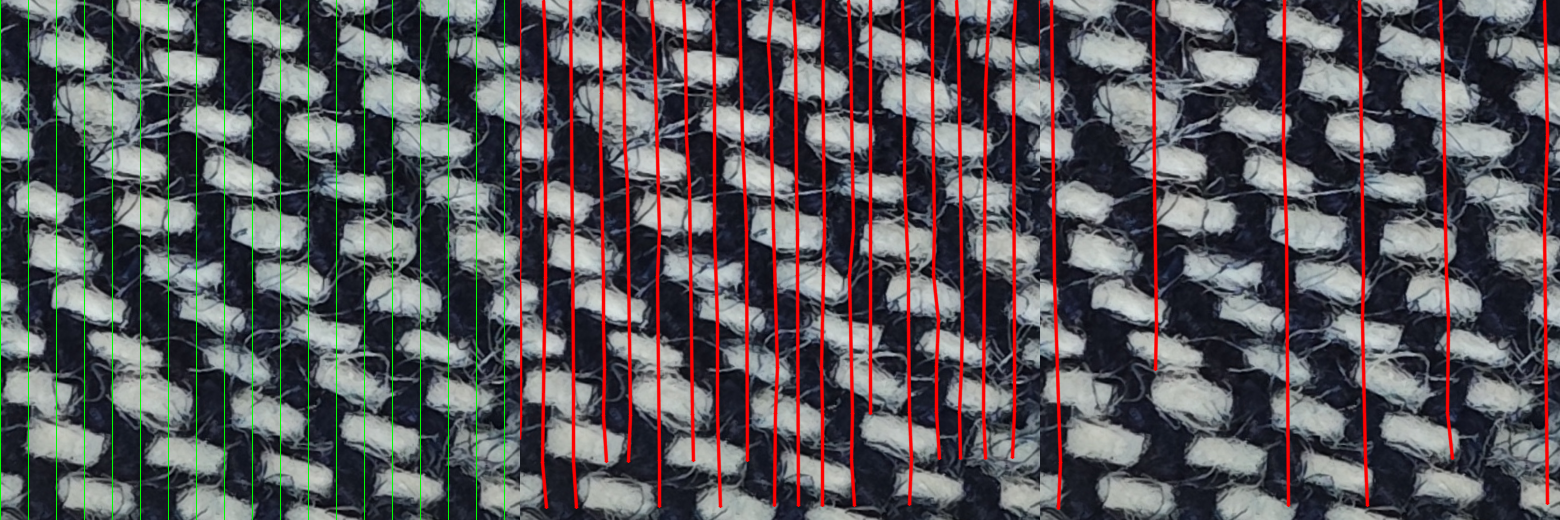

Python code for this plot:
"""补丁后可视化：33 条 warp 中心线 vs 28px 真实周期。"""
import os, json
import numpy as np
import cv2
from PIL import Image, ImageDraw, ImageFont

ROOT = os.path.dirname(os.path.abspath(__file__))
FONT = r"C:\Windows\Fonts\msyh.ttc"


def imread_u(p, fl=cv2.IMREAD_COLOR):
    return cv2.imdecode(np.fromfile(p, dtype=np.uint8), fl)


def imwrite_u(p, img):
    ok, buf = cv2.imencode(os.path.splitext(p)[1], img)
    if ok:
        buf.tofile(p)


front = imread_u(os.path.join(ROOT, "front.png"))
res = json.load(open(os.path.join(ROOT, "result_pair01.json"), encoding="utf-8"))
ce = res["centerline_evidence"]

X0, Y0, S = 600, 600, 520
crop = front[Y0:Y0 + S, X0:X0 + S].copy()

# 左：参考 28px 网格
left = crop.copy()
for k in range(0, S, 28):
    cv2.line(left, (k, 0), (k, S - 1), (0, 255, 0), 1)

# 中：补丁后检出的 warp 中心线
mid = crop.copy()
n_in = 0
for pts in ce.get("warp", []):
    p = np.array(pts, dtype=np.float32) - np.array([X0, Y0], np.float32)
    if p[:, 0].max() > -10 and p[:, 0].min() < S + 10:
        cv2.polylines(mid, [p.astype(np.int32)], False, (0, 0, 255), 2, cv2.LINE_AA)
        n_in += 1

# 右：补丁前（10 条，取自旧 JSON 备份如存在，否则只画提示）
right = crop.copy()
old_path = os.path.join(ROOT, "result_pair01_old.json")
if os.path.exists(old_path):
    old = json.load(open(old_path, encoding="utf-8"))
    for pts in old["centerline_evidence"].get("warp", []):
        p = np.array(pts, dtype=np.float32) - np.array([X0, Y0], np.float32)
        if p[:, 0].max() > -10 and p[:, 0].min() < S + 10:
            cv2.polylines(right, [p.astype(np.int32)], False, (0, 0, 255), 2, cv2.LINE_AA)

row = np.hstack([left, mid, right])
imwrite_u(os.path.join(ROOT, "viz_after.png"), row)

try:
    f = ImageFont.truetype(FONT, 19)
    ft = ImageFont.truetype(FONT, 23)
except Exception:
    f = ft = ImageFont.load_default()
canvas = Image.new("RGB", (row.shape[1], row.shape[0] + 76), "white")
canvas.paste(Image.fromarray(cv2.cvtColor(row, cv2.COLOR_BGR2RGB)), (0, 40))
d = ImageDraw.Draw(canvas)
d.text((8, 8), "局部同一区域：绿=28px 真实周期　红=检出 warp 中心线", font=ft, fill="black")
d.text((8, row.shape[0] + 46),
       f"左：真实周期网格　中：补丁后（裁剪区内 {n_in} 条，全图 33 条，间距 27.9px）　右：补丁前（10 条，间距 98.9px）",
       font=f, fill=(180, 0, 0))
canvas.save(os.path.join(ROOT, "viz_after_labeled.png"))
print("saved viz_after.png / viz_after_labeled.png  in-crop:", n_in)
